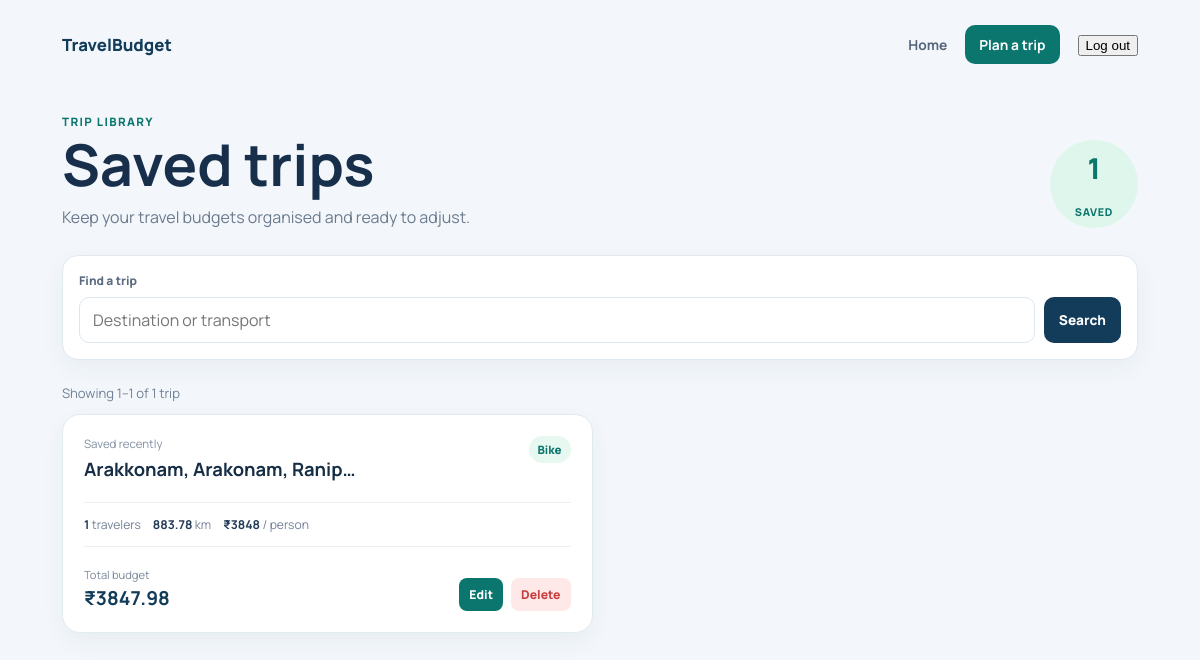
The app's page /trips (signed in) with its own data.
### tables this page shows
CREATE TABLE trips (
            id INTEGER PRIMARY KEY AUTOINCREMENT,
            destination TEXT,
            travelers INTEGER,
            total_distance REAL,
            transport_mode TEXT,
            transport_cost REAL,
            fuel_type TEXT,
            fuel_price REAL,
            fuel_cost REAL,
            food_cost REAL,
            room_cost REAL,
            toll_charges REAL,
            parking_fee REAL,
            vehicle_type TEXT,
            vehicle_rental_cost REAL,
            places_fee_total REAL,
            total_budget REAL,
            cost_per_person REAL
        , user_id INTEGER);

### app.py (the view)
@app.route("/trips")
@login_required
def trips():
    search_query = request.args.get("q", "").strip()
    try:
        page = max(1, int(request.args.get("page", 1)))
    except (TypeError, ValueError):
        page = 1
    per_page = 8
    where_clause = ""
    params = []
    if search_query:
        where_clause = "WHERE user_id = ? AND (destination LIKE ? OR transport_mode LIKE ?)"
        term = f"%{search_query}%"
        params = [session["user_id"], term, term]
    else:
        where_clause = "WHERE user_id = ?"
        params = [session["user_id"]]
    conn = get_db()
    total = conn.execute(
        f"SELECT COUNT(*) FROM trips {where_clause}", params
    ).fetchone()[0]
    total_pages = max(1, (total + per_page - 1) // per_page)
    page = min(page, total_pages)
    rows = conn.execute(
        f"SELECT * FROM trips {where_clause} ORDER BY id DESC LIMIT ? OFFSET ?",
        [*params, per_page, (page - 1) * per_page],
    ).fetchall()
    conn.close()
    return render_template(
        "trips.html", trips=rows, search_query=search_query, page=page,
        total_pages=total_pages, total=total,
        first_item=(page - 1) * per_page + 1 if total else 0,
    )

### app.py (called while the page is built)
def get_db():
    conn = sqlite3.connect("travel_budget.db")
    conn.row_factory = sqlite3.Row
    return conn

def login_required(view):
    @wraps(view)
    def wrapped_view(*args, **kwargs):
        if "user_id" not in session:
            return redirect(url_for("login", next=request.path))
        return view(*args, **kwargs)
    return wrapped_view

### templates/trips.html (shortened to what this page needs)
<!doctype html>
<html lang="en"><head><link rel="stylesheet" href="{{ url_for('static', filename='trip.css') }}"></head>
<body><main class="trips-shell"><header class="trips-header"><a href="/" class="brand">TravelBudget</a><nav><a href="/">Home</a><a class="plan-link" href="/planner">Plan a trip</a><form action="/logout" method="post"><button class="logout-btn" type="submit">Log out</button></form></nav></header><section class="trips-hero"><div><p class="eyebrow">Trip library</p><h1>Saved trips</h1><p>Keep your travel budgets organised and ready to adjust.</p></div><span class="trip-total">{{ total }}<small>saved</small></span></section>
<form class="trip-search" method="get" action="/trips" role="search"><label for="trip_search">Find a trip</label><div><input id="trip_search" type="search" name="q" value="{{ search_query }}" placeholder="Destination or transport"><button type="submit">Search</button>{% if search_query %}<a href="/trips">Clear</a>{% endif %}</div></form>
{% if trips %}<p class="trip-count">Showing {{ first_item }}–{{ first_item + trips|length - 1 }} of {{ total }} trip</p><section class="trip-list">{% for trip in trips %}<article class="trip-card"><div class="trip-card-top"><div><p class="trip-date">Saved {{ trip['created_at'] if trip['created_at'] else 'recently' }}</p><h2>{{ trip['destination'] }}</h2></div><span class="mode-chip">{{ trip['transport_mode']|capitalize }}</span></div><div class="trip-stats"><span><b>{{ trip['travelers'] }}</b> travelers</span><span><b>{{ trip['total_distance'] or 0 }}</b> km</span><span><b>₹{{ '%.0f'|format(trip['cost_per_person'] or 0) }}</b> / person</span></div><div class="trip-card-bottom"><div><small>Total budget</small><strong>₹{{ '%.2f'|format(trip['total_budget'] or 0) }}</strong></div><div class="trip-actions"><a href="/edit/{{ trip['id'] }}">Edit</a><form action="/delete/{{ trip['id'] }}" method="post" onsubmit="return confirm('Delete this saved trip?')"><button type="submit">Delete</button></form></div></div></article>{% endfor %}</section>{% endif %}</main></body></html>

### static/trip.css (style rules this page uses)
:root { font-family:Manrope,Segoe UI,sans-serif;color:#162d46;background:#f3f7fb }
* { box-sizing:border-box }
body { margin:0 }
.trips-shell { max-width:1120px;margin:auto;padding:25px 22px 48px }
.trips-header { display:flex;justify-content:space-between;align-items:center }
.brand { color:#123c5a;font-size:1.05rem;font-weight:800;text-decoration:none }
.trips-header nav { display:flex;align-items:center;gap:18px }
.trips-header nav a { color:#54647a;font-size:.86rem;font-weight:700;text-decoration:none }
.trips-header .plan-link { padding:10px 14px;border-radius:10px;color:#fff;background:#0b766d }
.trips-hero { display:flex;justify-content:space-between;align-items:end;gap:20px;padding:50px 0 27px }
.eyebrow { margin:0 0 7px;color:#0b766d;font-size:.72rem;font-weight:800;letter-spacing:.12em;text-transform:uppercase }
.trips-hero h1 { margin:0;font-size:clamp(2.15rem,5vw,3.6rem);line-height:1;color:#172f4a }
.trips-hero p:last-child { margin:12px 0 0;color:#6b7a8d }
.trip-total { display:grid;place-items:center;min-width:88px;min-height:88px;border-radius:50%;color:#0b766d;background:#dff6ec;font-size:1.8rem;font-weight:800 }
.trip-total small { font-size:.67rem;text-transform:uppercase;letter-spacing:.07em }
.trip-search { padding:16px;border:1px solid #e0e9f1;border-radius:16px;background:#fff;box-shadow:0 8px 24px rgba(31,54,82,.05) }
.trip-search label { display:block;margin-bottom:8px;color:#5b6b80;font-size:.75rem;font-weight:800 }
.trip-search div { display:flex;align-items:center;gap:9px }
.trip-search input { flex:1;min-height:46px;padding:11px 13px;border:1px solid #dce6ef;border-radius:10px;font:inherit;outline:0 }
.trip-search button,.trip-search a { min-height:46px;padding:11px 15px;border:0;border-radius:10px;color:#fff;background:#123c5a;font:inherit;font-size:.85rem;font-weight:800;text-decoration:none;cursor:pointer }
.trip-count { margin:24px 0 12px;color:#718095;font-size:.82rem }
.trip-list { display:grid;grid-template-columns:repeat(2,minmax(0,1fr));gap:15px }
.trip-card { padding:21px;border:1px solid #e1eaf2;border-radius:18px;background:#fff;box-shadow:0 9px 22px rgba(31,54,82,.05) }
.trip-card-top,.trip-card-bottom { display:flex;justify-content:space-between;gap:15px }
.trip-date { margin:0;color:#8290a1;font-size:.72rem }
.trip-card h2 { max-width:280px;margin:5px 0 0;font-size:1.15rem;overflow:hidden;text-overflow:ellipsis;white-space:nowrap }
.mode-chip { align-self:start;padding:6px 9px;border-radius:99px;color:#0b766d;background:#e6f8ef;font-size:.72rem;font-weight:800 }
.trip-stats { display:flex;flex-wrap:wrap;gap:12px;margin:20px 0;padding:13px 0;border-top:1px solid #ecf0f4;border-bottom:1px solid #ecf0f4;color:#748196;font-size:.76rem }
.trip-stats b { color:#263d57 }
.trip-card-bottom small { display:block;color:#7b899a;font-size:.7rem }
.trip-card-bottom strong { display:block;margin-top:3px;color:#123c5a;font-size:1.2rem }
.trip-actions { display:flex;align-items:end;gap:8px }
.trip-actions a,.trip-actions button { padding:8px 10px;border:0;border-radius:8px;font:inherit;font-size:.76rem;font-weight:800;text-decoration:none;cursor:pointer }
.trip-actions a { color:#fff;background:#0b766d }
.trip-actions button { color:#c83d3d;background:#ffe9e8 }

### records on screen
trips: trip "recently", destination "Arakkonam, Arakonam, Ranip…", transport_mode "Bike", travelers "1", total_distance "883.78", cost_per_person "3848", total_budget "3847.98"

### other values on screen
{{ total }} "1"
{{ first_item }} "1"
{{ first_item + trips|length - 1 }} "1"
